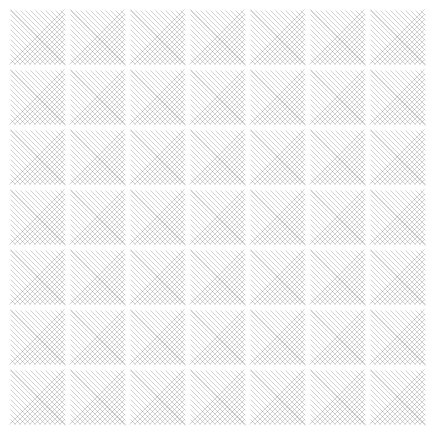
Frame 1 (no input)
Frame 60 (the mouse pressed at the canvas centre just before this capture): identical to frame 1, image omitted
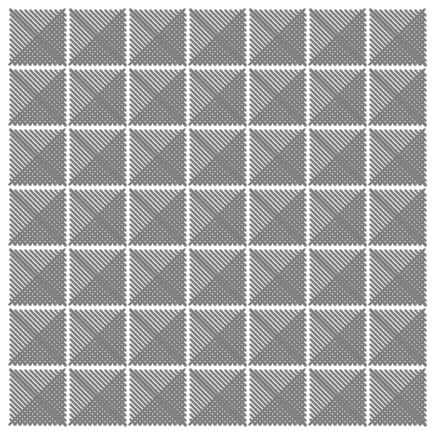
Frame 120 (the mouse held since frame 60 and released just before this capture)

The Processing sketch that drew these frames (run headless with seeded random() and noise(); from frame 60 on, the mouse is pressed at the canvas centre):

// Processing sketch: processing_62165
// ── processing_62165.pde


void setup() {
 
  size(440,440);
  background(255);
  frameRate(60);
  }
 
 
 void draw(){
   background(255);
    for(int x = 10; x<width-50; x+=60) {
    for(int y = 10; y<height-50; y+=60) {

      float colr = mouseY;
      float sz = mouseX;
      float m = map (colr, 0, 440, 0, 255);
      float s = map (sz, 0, 440, 0.0, 5.0);
      stroke (m);
      strokeWeight(s);
      triantopright(x,y);
      trianbottomright(x,y); 
      trianbottomleft(x,y);
    
  } // for x
 } // for y
} // draw
 
 
 
//Draw a diagonal line every 5px.
//It's actually diagonal lines in areas on 5x5px.
void triantopright(int x, int y) {
  for(int i = 0; i <= 50; i+=5) {
    for(int j = 0; j <= i; j+=5) {
      // draw: random color for each stroke
      line(x+i,y+j,x+i+5,y+j+5);  
    }
  } 
}


void trianbottomright(int x, int y) {
  for(int i = 0; i <= 50; i+=5) {
    for(int j = 0; j <= i; j+=5) {
      // Save (freeze) the pattern
      pushMatrix(); 
      // Rotate de pattern
      translate(width-5,0);
      float radianes = HALF_PI;
      rotate(radianes);
      // draw: random color for each stroke
      line(x+i,y+j,x+i+5,y+j+5);  
      // release de pattern
      popMatrix();
    }
  } 
}


void trianbottomleft(int x, int y) {

  for(int i = 0; i <= 50; i+=5) {
    for(int j = 0; j <= i; j+=5) {
      // Save (freeze) the pattern
      pushMatrix(); 
      // Rotate de pattern
      translate(width-5,height-5);
      float radianes = PI;
      rotate(radianes);
      // draw: random color for each stroke
      line(x+i,y+j,x+i+5,y+j+5);  
      // release de pattern
      popMatrix();
    }
  } 
}
